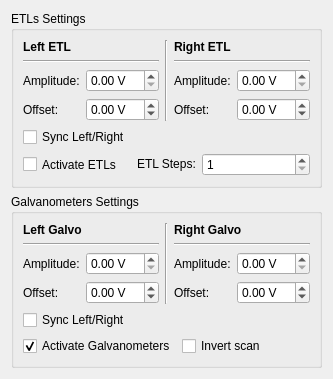
<?xml version="1.0" encoding="UTF-8"?>
<ui version="4.0">
 <class>ScanPanel</class>
 <widget class="QWidget" name="scanPanel">
  <layout class="QVBoxLayout" name="verticalLayout_panel">
   <item>
    <widget class="QGroupBox" name="groupBox_13">
     <property name="title">
      <string>ETLs Settings</string>
     </property>
     <layout class="QVBoxLayout" name="verticalLayout_45">
      <item>
       <layout class="QHBoxLayout" name="horizontalLayout_69">
        <item>
         <layout class="QVBoxLayout" name="verticalLayout_46">
          <item>
           <widget class="QLabel" name="label_76">
            <property name="text">
             <string>&lt;html&gt;&lt;head/&gt;&lt;body&gt;&lt;p&gt;&lt;span style=&quot; font-weight:600;&quot;&gt;Left ETL&lt;/span&gt;&lt;/p&gt;&lt;/body&gt;&lt;/html&gt;</string>
            </property>
           </widget>
          </item>
          <item>
           <widget class="Line" name="line_23">
            <property name="sizePolicy">
             <sizepolicy hsizetype="Preferred" vsizetype="Preferred">
              <horstretch>0</horstretch>
              <verstretch>0</verstretch>
             </sizepolicy>
            </property>
            <property name="orientation">
             <enum>Qt::Horizontal</enum>
            </property>
           </widget>
          </item>
          <item>
           <layout class="QFormLayout" name="formLayout_16">
            <item row="0" column="0">
             <widget class="QLabel" name="label_78">
              <property name="sizePolicy">
               <sizepolicy hsizetype="Fixed" vsizetype="Preferred">
                <horstretch>0</horstretch>
                <verstretch>0</verstretch>
               </sizepolicy>
              </property>
              <property name="text">
               <string>Amplitude:</string>
              </property>
             </widget>
            </item>
            <item row="0" column="1">
             <widget class="QDoubleSpinBox" name="doubleSpinBox_etlLeftAmplitude">
        <property name="toolTip">
         <string>Left ETL sweep amplitude. Unit: V. Valid range: 0–5 (clamped by the channel map). Effect: larger amplitude = wider tunable-lens sweep; co-adapt with the laser power when switching wavelength or zoom.</string>
        </property>
              <property name="sizePolicy">
               <sizepolicy hsizetype="Preferred" vsizetype="Fixed">
                <horstretch>0</horstretch>
                <verstretch>0</verstretch>
               </sizepolicy>
              </property>
              <property name="suffix">
               <string> V</string>
              </property>
              <property name="minimum">
               <double>0.000000000000000</double>
              </property>
              <property name="maximum">
               <double>5.000000000000000</double>
              </property>
              <property name="singleStep">
               <double>0.100000000000000</double>
              </property>
             </widget>
            </item>
            <item row="1" column="0">
             <widget class="QLabel" name="label_79">
              <property name="sizePolicy">
               <sizepolicy hsizetype="Fixed" vsizetype="Preferred">
                <horstretch>0</horstretch>
                <verstretch>0</verstretch>
               </sizepolicy>
              </property>
              <property name="text">
               <string>Offset:</string>
              </property>
             </widget>
            </item>
            <item row="1" column="1">
             <widget class="QDoubleSpinBox" name="doubleSpinBox_etlLeftOffset">
        <property name="toolTip">
         <string>Left ETL DC offset. Unit: V. Valid range: 0–5. Effect: shifts the sweep center; co-adapt with amplitude for the current wavelength/zoom.</string>
        </property>
              <property name="sizePolicy">
               <sizepolicy hsizetype="Preferred" vsizetype="Fixed">
                <horstretch>0</horstretch>
                <verstretch>0</verstretch>
               </sizepolicy>
              </property>
              <property name="suffix">
               <string> V</string>
              </property>
              <property name="minimum">
               <double>-5.000000000000000</double>
              </property>
              <property name="maximum">
               <double>5.000000000000000</double>
              </property>
              <property name="singleStep">
               <double>0.100000000000000</double>
              </property>
             </widget>
            </item>
           </layout>
          </item>
         </layout>
        </item>
        <item>
         <widget class="Line" name="line_24">
          <property name="sizePolicy">
           <sizepolicy hsizetype="Preferred" vsizetype="Preferred">
            <horstretch>0</horstretch>
            <verstretch>0</verstretch>
           </sizepolicy>
          </property>
          <property name="minimumSize">
           <size>
            <width>3</width>
            <height>0</height>
           </size>
          </property>
          <property name="maximumSize">
           <size>
            <width>3</width>
            <height>16777215</height>
           </size>
          </property>
          <property name="orientation">
           <enum>Qt::Vertical</enum>
          </property>
         </widget>
        </item>
        <item>
         <layout class="QVBoxLayout" name="verticalLayout_47">
          <item>
           <widget class="QLabel" name="label_80">
            <property name="text">
             <string>&lt;html&gt;&lt;head/&gt;&lt;body&gt;&lt;p&gt;&lt;span style=&quot; font-weight:600;&quot;&gt;Right ETL&lt;/span&gt;&lt;/p&gt;&lt;/body&gt;&lt;/html&gt;</string>
            </property>
           </widget>
          </item>
          <item>
           <widget class="Line" name="line_25">
            <property name="sizePolicy">
             <sizepolicy hsizetype="Preferred" vsizetype="Preferred">
              <horstretch>0</horstretch>
              <verstretch>0</verstretch>
             </sizepolicy>
            </property>
            <property name="orientation">
             <enum>Qt::Horizontal</enum>
            </property>
           </widget>
          </item>
          <item>
           <layout class="QFormLayout" name="formLayout_17">
            <item row="0" column="0">
             <widget class="QLabel" name="label_81">
              <property name="sizePolicy">
               <sizepolicy hsizetype="Fixed" vsizetype="Preferred">
                <horstretch>0</horstretch>
                <verstretch>0</verstretch>
               </sizepolicy>
              </property>
              <property name="text">
               <string>Amplitude:</string>
              </property>
             </widget>
            </item>
            <item row="0" column="1">
             <widget class="QDoubleSpinBox" name="doubleSpinBox_etlRightAmplitude">
        <property name="toolTip">
         <string>Right ETL sweep amplitude. Unit: V. Valid range: 0–5 (clamped by the channel map). Effect: larger amplitude = wider tunable-lens sweep; co-adapt with the laser power.</string>
        </property>
              <property name="sizePolicy">
               <sizepolicy hsizetype="Preferred" vsizetype="Fixed">
                <horstretch>0</horstretch>
                <verstretch>0</verstretch>
               </sizepolicy>
              </property>
              <property name="suffix">
               <string> V</string>
              </property>
              <property name="minimum">
               <double>0.000000000000000</double>
              </property>
              <property name="maximum">
               <double>5.000000000000000</double>
              </property>
              <property name="singleStep">
               <double>0.100000000000000</double>
              </property>
             </widget>
            </item>
            <item row="1" column="0">
             <widget class="QLabel" name="label_82">
              <property name="sizePolicy">
               <sizepolicy hsizetype="Fixed" vsizetype="Preferred">
                <horstretch>0</horstretch>
                <verstretch>0</verstretch>
               </sizepolicy>
              </property>
              <property name="text">
               <string>Offset:</string>
              </property>
             </widget>
            </item>
            <item row="1" column="1">
             <widget class="QDoubleSpinBox" name="doubleSpinBox_etlRightOffset">
        <property name="toolTip">
         <string>Right ETL DC offset. Unit: V. Valid range: 0–5. Effect: shifts the sweep center; co-adapt with amplitude for the current wavelength/zoom.</string>
        </property>
              <property name="sizePolicy">
               <sizepolicy hsizetype="Preferred" vsizetype="Fixed">
                <horstretch>0</horstretch>
                <verstretch>0</verstretch>
               </sizepolicy>
              </property>
              <property name="suffix">
               <string> V</string>
              </property>
              <property name="minimum">
               <double>-5.000000000000000</double>
              </property>
              <property name="maximum">
               <double>5.000000000000000</double>
              </property>
              <property name="singleStep">
               <double>0.100000000000000</double>
              </property>
              <property name="value">
               <double>0.000000000000000</double>
              </property>
             </widget>
            </item>
           </layout>
          </item>
         </layout>
        </item>
       </layout>
      </item>
      <item>
       <widget class="QCheckBox" name="checkBox_etlSync">
        <property name="toolTip">
         <string>Sync Left/Right ETL: when checked, the right ETL mirrors the left. Effect: enable for symmetric light-sheet; disable to tune each ETL independently.</string>
        </property>
        <property name="sizePolicy">
         <sizepolicy hsizetype="Preferred" vsizetype="Preferred">
          <horstretch>0</horstretch>
          <verstretch>0</verstretch>
         </sizepolicy>
        </property>
        <property name="minimumSize">
         <size>
          <width>0</width>
          <height>20</height>
         </size>
        </property>
        <property name="maximumSize">
         <size>
          <width>16777215</width>
          <height>20</height>
         </size>
        </property>
        <property name="layoutDirection">
         <enum>Qt::LeftToRight</enum>
        </property>
        <property name="text">
         <string>Sync Left/Right</string>
        </property>
       </widget>
      </item>
      <item>
       <layout class="QHBoxLayout" name="horizontalLayout_70">
        <item>
         <widget class="QCheckBox" name="checkBox_etlActivate">
        <property name="toolTip">
         <string>Activate ETLs: when checked, the ETL sweep is generated on acquisition start. Effect: disable to run the galvo/camera without the tunable lenses.</string>
        </property>
          <property name="sizePolicy">
           <sizepolicy hsizetype="Preferred" vsizetype="Preferred">
            <horstretch>0</horstretch>
            <verstretch>0</verstretch>
           </sizepolicy>
          </property>
          <property name="text">
           <string>Activate ETLs</string>
          </property>
         </widget>
        </item>
        <item>
         <widget class="QLabel" name="label_35">
          <property name="sizePolicy">
           <sizepolicy hsizetype="Fixed" vsizetype="Fixed">
            <horstretch>0</horstretch>
            <verstretch>0</verstretch>
           </sizepolicy>
          </property>
          <property name="text">
           <string>ETL Steps:</string>
          </property>
         </widget>
        </item>
        <item>
         <widget class="QDoubleSpinBox" name="doubleSpinBox_etlSteps">
        <property name="toolTip">
         <string>Number of ETL voltage steps per sweep. Unit: steps. Valid range: &gt;0. Effect: more steps = smoother sweep but higher DAQ update rate.</string>
        </property>
          <property name="sizePolicy">
           <sizepolicy hsizetype="Preferred" vsizetype="Preferred">
            <horstretch>0</horstretch>
            <verstretch>0</verstretch>
           </sizepolicy>
          </property>
          <property name="decimals">
           <number>0</number>
          </property>
          <property name="minimum">
           <double>1.000000000000000</double>
          </property>
         </widget>
        </item>
       </layout>
      </item>
     </layout>
    </widget>
   </item>
   <item>
    <widget class="QGroupBox" name="groupBox_11">
     <property name="title">
      <string>Galvanometers Settings</string>
     </property>
     <layout class="QVBoxLayout" name="verticalLayout_39">
      <item>
       <layout class="QHBoxLayout" name="horizontalLayout_67">
        <item>
         <layout class="QVBoxLayout" name="verticalLayout_40">
          <item>
           <widget class="QLabel" name="label_69">
            <property name="text">
             <string>&lt;html&gt;&lt;head/&gt;&lt;body&gt;&lt;p&gt;&lt;span style=&quot; font-weight:600;&quot;&gt;Left Galvo&lt;/span&gt;&lt;/p&gt;&lt;/body&gt;&lt;/html&gt;</string>
            </property>
           </widget>
          </item>
          <item>
           <widget class="Line" name="line_8">
            <property name="sizePolicy">
             <sizepolicy hsizetype="Preferred" vsizetype="Preferred">
              <horstretch>0</horstretch>
              <verstretch>0</verstretch>
             </sizepolicy>
            </property>
            <property name="orientation">
             <enum>Qt::Horizontal</enum>
            </property>
           </widget>
          </item>
          <item>
           <layout class="QFormLayout" name="formLayout_10">
            <item row="0" column="0">
             <widget class="QLabel" name="label_61">
              <property name="sizePolicy">
               <sizepolicy hsizetype="Fixed" vsizetype="Preferred">
                <horstretch>0</horstretch>
                <verstretch>0</verstretch>
               </sizepolicy>
              </property>
              <property name="text">
               <string>Amplitude:</string>
              </property>
             </widget>
            </item>
            <item row="0" column="1">
             <widget class="QDoubleSpinBox" name="doubleSpinBox_galvoLeftAmplitude">
        <property name="toolTip">
         <string>Left galvo scan amplitude. Unit: V. Valid range: ±10 (clamped by the channel map). Effect: larger amplitude = wider scan; co-adapt with the ETL amplitude for the current zoom.</string>
        </property>
              <property name="sizePolicy">
               <sizepolicy hsizetype="Preferred" vsizetype="Fixed">
                <horstretch>0</horstretch>
                <verstretch>0</verstretch>
               </sizepolicy>
              </property>
              <property name="suffix">
               <string> V</string>
              </property>
              <property name="maximum">
               <double>10.000000000000000</double>
              </property>
              <property name="singleStep">
               <double>0.100000000000000</double>
              </property>
             </widget>
            </item>
            <item row="1" column="0">
             <widget class="QLabel" name="label_62">
              <property name="sizePolicy">
               <sizepolicy hsizetype="Fixed" vsizetype="Preferred">
                <horstretch>0</horstretch>
                <verstretch>0</verstretch>
               </sizepolicy>
              </property>
              <property name="text">
               <string>Offset:</string>
              </property>
             </widget>
            </item>
            <item row="1" column="1">
             <widget class="QDoubleSpinBox" name="doubleSpinBox_galvoLeftOffset">
        <property name="toolTip">
         <string>Left galvo DC offset. Unit: V. Valid range: ±10. Effect: shifts the scan center.</string>
        </property>
              <property name="sizePolicy">
               <sizepolicy hsizetype="Preferred" vsizetype="Fixed">
                <horstretch>0</horstretch>
                <verstretch>0</verstretch>
               </sizepolicy>
              </property>
              <property name="suffix">
               <string> V</string>
              </property>
              <property name="minimum">
               <double>-10.000000000000000</double>
              </property>
              <property name="maximum">
               <double>10.000000000000000</double>
              </property>
              <property name="singleStep">
               <double>0.100000000000000</double>
              </property>
             </widget>
            </item>
           </layout>
          </item>
         </layout>
        </item>
        <item>
         <widget class="Line" name="line_9">
          <property name="minimumSize">
           <size>
            <width>3</width>
            <height>0</height>
           </size>
          </property>
          <property name="maximumSize">
           <size>
            <width>3</width>
            <height>16777215</height>
           </size>
          </property>
          <property name="orientation">
           <enum>Qt::Vertical</enum>
          </property>
         </widget>
        </item>
        <item>
         <layout class="QVBoxLayout" name="verticalLayout_41">
          <item>
           <widget class="QLabel" name="label_70">
            <property name="text">
             <string>&lt;html&gt;&lt;head/&gt;&lt;body&gt;&lt;p&gt;&lt;span style=&quot; font-weight:600;&quot;&gt;Right Galvo&lt;/span&gt;&lt;/p&gt;&lt;/body&gt;&lt;/html&gt;</string>
            </property>
           </widget>
          </item>
          <item>
           <widget class="Line" name="line_10">
            <property name="sizePolicy">
             <sizepolicy hsizetype="Preferred" vsizetype="Preferred">
              <horstretch>0</horstretch>
              <verstretch>0</verstretch>
             </sizepolicy>
            </property>
            <property name="orientation">
             <enum>Qt::Horizontal</enum>
            </property>
           </widget>
          </item>
          <item>
           <layout class="QFormLayout" name="formLayout_11">
            <item row="0" column="0">
             <widget class="QLabel" name="label_65">
              <property name="sizePolicy">
               <sizepolicy hsizetype="Fixed" vsizetype="Preferred">
                <horstretch>0</horstretch>
                <verstretch>0</verstretch>
               </sizepolicy>
              </property>
              <property name="text">
               <string>Amplitude:</string>
              </property>
             </widget>
            </item>
            <item row="0" column="1">
             <widget class="QDoubleSpinBox" name="doubleSpinBox_galvoRightAmplitude">
        <property name="toolTip">
         <string>Right galvo scan amplitude. Unit: V. Valid range: ±10 (clamped by the channel map). Effect: larger amplitude = wider scan.</string>
        </property>
              <property name="sizePolicy">
               <sizepolicy hsizetype="Preferred" vsizetype="Fixed">
                <horstretch>0</horstretch>
                <verstretch>0</verstretch>
               </sizepolicy>
              </property>
              <property name="suffix">
               <string> V</string>
              </property>
              <property name="maximum">
               <double>10.000000000000000</double>
              </property>
              <property name="singleStep">
               <double>0.100000000000000</double>
              </property>
             </widget>
            </item>
            <item row="1" column="0">
             <widget class="QLabel" name="label_66">
              <property name="sizePolicy">
               <sizepolicy hsizetype="Fixed" vsizetype="Preferred">
                <horstretch>0</horstretch>
                <verstretch>0</verstretch>
               </sizepolicy>
              </property>
              <property name="text">
               <string>Offset:</string>
              </property>
             </widget>
            </item>
            <item row="1" column="1">
             <widget class="QDoubleSpinBox" name="doubleSpinBox_galvoRightOffset">
        <property name="toolTip">
         <string>Right galvo DC offset. Unit: V. Valid range: ±10. Effect: shifts the scan center.</string>
        </property>
              <property name="sizePolicy">
               <sizepolicy hsizetype="Preferred" vsizetype="Fixed">
                <horstretch>0</horstretch>
                <verstretch>0</verstretch>
               </sizepolicy>
              </property>
              <property name="suffix">
               <string> V</string>
              </property>
              <property name="minimum">
               <double>-10.000000000000000</double>
              </property>
              <property name="maximum">
               <double>10.000000000000000</double>
              </property>
              <property name="singleStep">
               <double>0.100000000000000</double>
              </property>
             </widget>
            </item>
           </layout>
          </item>
         </layout>
        </item>
       </layout>
      </item>
      <item>
       <widget class="QCheckBox" name="checkBox_galvoSync">
        <property name="toolTip">
         <string>Sync Left/Right galvo: when checked, the right galvo mirrors the left. Effect: enable for symmetric scanning; disable to tune each galvo independently.</string>
        </property>
        <property name="sizePolicy">
         <sizepolicy hsizetype="Preferred" vsizetype="Preferred">
          <horstretch>0</horstretch>
          <verstretch>0</verstretch>
         </sizepolicy>
        </property>
        <property name="minimumSize">
         <size>
          <width>0</width>
          <height>20</height>
         </size>
        </property>
        <property name="maximumSize">
         <size>
          <width>16777215</width>
          <height>20</height>
         </size>
        </property>
        <property name="layoutDirection">
         <enum>Qt::LeftToRight</enum>
        </property>
        <property name="text">
         <string>Sync Left/Right</string>
        </property>
       </widget>
      </item>
      <item>
       <layout class="QHBoxLayout" name="horizontalLayout_4">
        <item>
         <widget class="QCheckBox" name="checkBox_galvoActivate">
        <property name="toolTip">
         <string>Activate galvanometers: when checked, the galvo scan is generated on acquisition start. Effect: disable to run the ETL/camera without the galvo scan.</string>
        </property>
          <property name="sizePolicy">
           <sizepolicy hsizetype="Preferred" vsizetype="Preferred">
            <horstretch>0</horstretch>
            <verstretch>0</verstretch>
           </sizepolicy>
          </property>
          <property name="text">
           <string>Activate Galvanometers</string>
          </property>
          <property name="checked">
           <bool>true</bool>
          </property>
         </widget>
        </item>
        <item>
         <widget class="QCheckBox" name="checkBox_galvoInvert">
        <property name="toolTip">
         <string>Invert scan: when checked, the galvo scan direction is reversed. Effect: use to correct the left/right wiring without re-cabling (verify on the rig first).</string>
        </property>
          <property name="sizePolicy">
           <sizepolicy hsizetype="Preferred" vsizetype="Preferred">
            <horstretch>0</horstretch>
            <verstretch>0</verstretch>
           </sizepolicy>
          </property>
          <property name="text">
           <string>Invert scan</string>
          </property>
         </widget>
        </item>
       </layout>
      </item>
     </layout>
    </widget>
   </item>
  </layout>
 </widget>
 <resources/>
 <connections/>
</ui>
